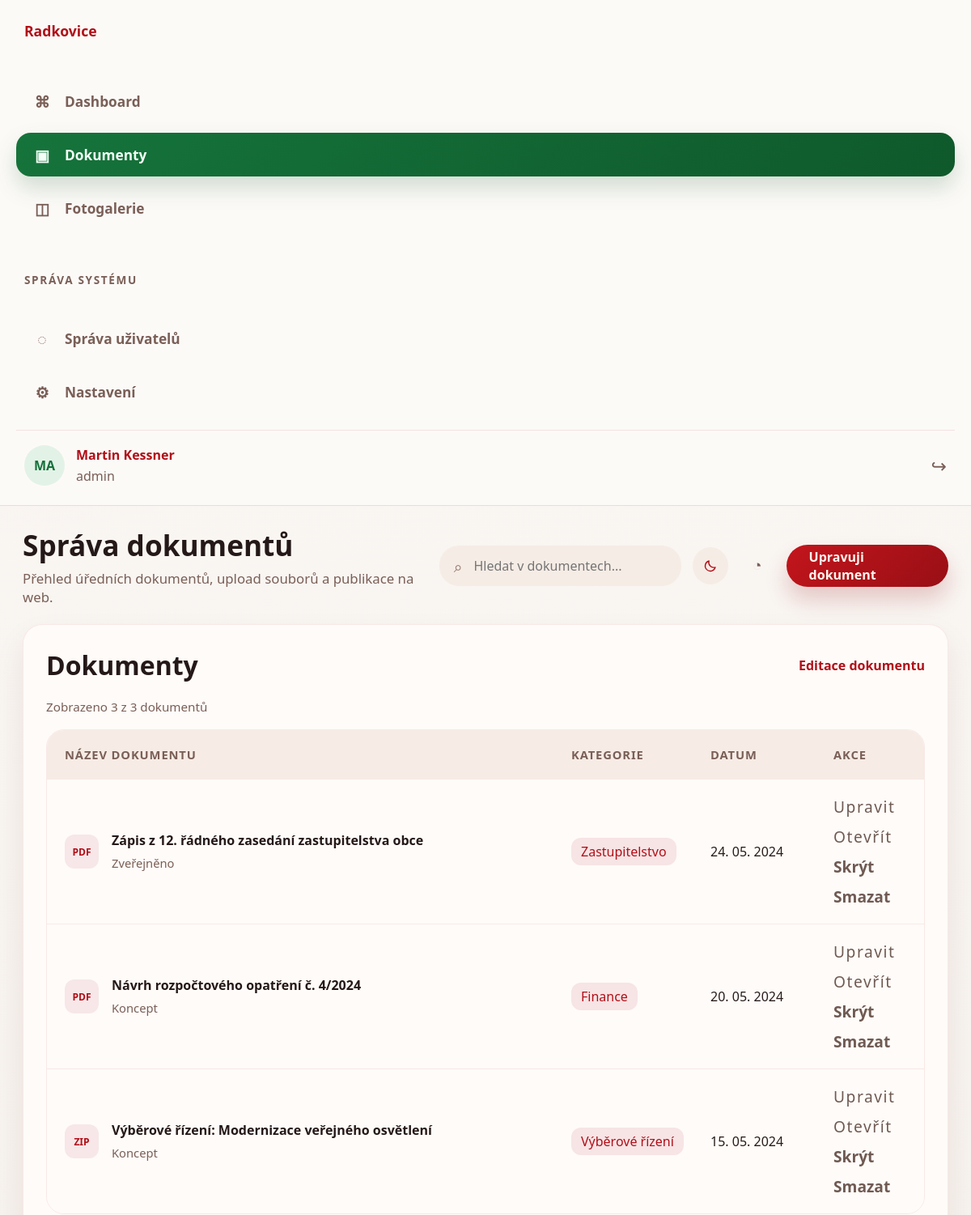
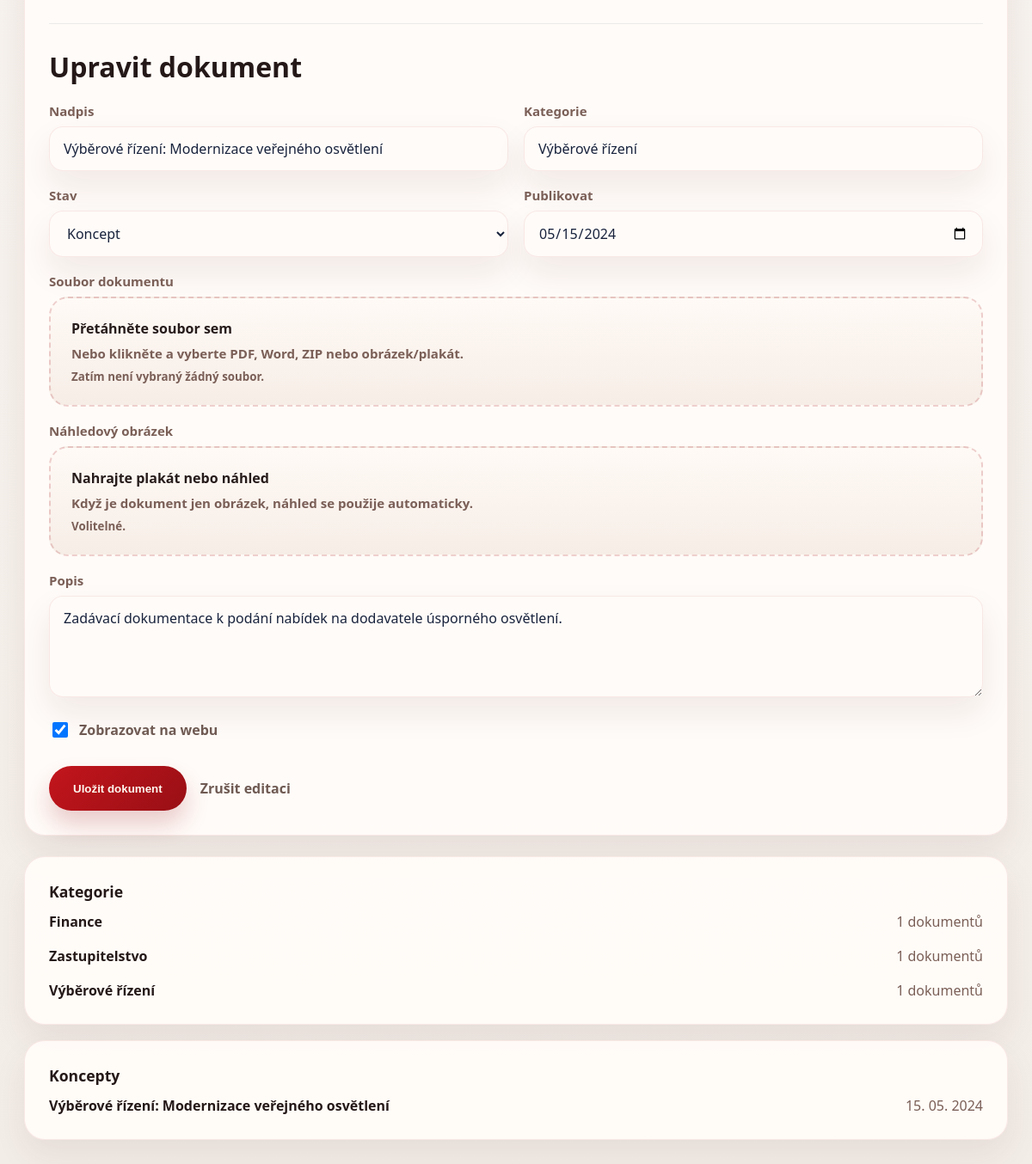
Screenshot of /admin-documents.php?edit=3 (signed in) with the database file from the repository (2 pictures, top to bottom).
### tables this page shows
CREATE TABLE IF NOT EXISTS users (
    id INT(11) NOT NULL AUTO_INCREMENT,
    name VARCHAR(255) NOT NULL,
    password VARCHAR(255) NOT NULL,
    role VARCHAR(255) NOT NULL,
    PRIMARY KEY (id)
);

CREATE TABLE IF NOT EXISTS documents (
    id INT(11) NOT NULL AUTO_INCREMENT,
    title VARCHAR(255) NOT NULL,
    category VARCHAR(120) NOT NULL,
    status VARCHAR(50) NOT NULL DEFAULT 'draft',
    file_type VARCHAR(20) NOT NULL DEFAULT 'PDF',
    file_size VARCHAR(50) NOT NULL DEFAULT '',
    summary TEXT NOT NULL,
    published_at DATETIME NULL,
    is_visible TINYINT(1) NOT NULL DEFAULT 1,
    created_at DATETIME NOT NULL,
    updated_at DATETIME NOT NULL,
    PRIMARY KEY (id)
);

### admin-documents.php (the view, shortened to what the rows shown need)
<?php
require_once('app.php');
$editId = isset($_GET['edit']) ? (int) $_GET['edit'] : 0;
$editing = $editId > 0 ? app_find_by_id('documents', $editId) : null;
$search = trim($_GET['q'] ?? '');
$page = max(1, (int) ($_GET['page'] ?? 1));
$perPage = 10;
$offset = ($page - 1) * $perPage;
if ($search !== '') {
    $searchLike = '%' . $search . '%';
    $totalDocuments = (int) (Db::querySingle("SELECT COUNT(*) FROM documents WHERE title LIKE ? OR category LIKE ?", $searchLike, $searchLike) ?? 0);
    $documents = Db::queryAll(
        "SELECT * FROM documents WHERE title LIKE ? OR category LIKE ? ORDER BY published_at DESC, id DESC LIMIT $perPage OFFSET $offset",
        $searchLike,
        $searchLike
    ) ?: array();
} else {
    $documents = Db::queryAll("SELECT * FROM documents ORDER BY published_at DESC, id DESC LIMIT $perPage OFFSET $offset") ?: array();
}
$drafts = Db::queryAll("SELECT title, published_at FROM documents WHERE status = 'draft' ORDER BY published_at ASC, id DESC LIMIT 5") ?: array();
$adminPageTitle = 'Správa dokumentů';
require_once('includes/admin-header.php');
?>
            <section class="admin-section-grid">
                <section class="admin-panel">
                    <div class="admin-panel-head">
                        <h2>Dokumenty</h2>
                    </div>
                    <div class="admin-table">
                        <?php foreach ($documents as $document): ?>
                            <article class="admin-table-row">
                                <div class="admin-doc-title">
                                    <?php if (!empty($document['preview_image'])): ?>
                                        <img class="mini-doc-preview" src="<?php echo app_e($document['preview_image']); ?>" alt="<?php echo app_e($document['title']); ?>">
                                    <?php else: ?>
                                        <span class="mini-doc-icon"><?php echo app_e($document['file_type'] ?: 'DOC'); ?></span>
                                    <?php endif; ?>
                                    <div class="admin-doc-copy">
                                        <strong><?php echo app_e($document['title']); ?></strong>
                                        <span><?php echo app_e($document['status'] === 'published' ? 'Zveřejněno' : 'Koncept'); ?></span>
                                    </div>
                                </div>
                                <span class="pill pill-blue"><?php echo app_e($document['category']); ?></span>
                                <span><?php echo app_e(date('d. m. Y', strtotime($document['published_at'] ?: $document['created_at']))); ?></span>
                                <div class="row-actions row-actions-stack">
                                    <a class="action-link" href="admin-documents.php?edit=<?php echo (int) $document['id']; ?>#editor" aria-label="Upravit dokument">Upravit</a>
                                    <a class="action-link" href="document-open.php?id=<?php echo (int) $document['id']; ?>" target="_blank" rel="noreferrer" aria-label="Otevřít dokument">Otevřít</a>
                                    <form class="inline-form" method="post">
                                        <button class="action-button action-button-text" type="submit" name="toggle_document" aria-label="Přepnout viditelnost"><?php echo (int) $document['is_visible'] === 1 ? 'Skrýt' : 'Zobrazit'; ?></button>
                                    </form>
                                    <form class="inline-form" method="post" onsubmit="return confirm('Opravdu smazat dokument?');">
                                        <button class="action-button action-button-text" type="submit" name="delete_document" aria-label="Smazat dokument">Smazat</button>
                                    </form>
                                </div>
                            </article>
                        <?php endforeach; ?>
                    </div>
                    <form id="editor" class="admin-editor" method="post" enctype="multipart/form-data">
                        <div class="admin-panel-head">
                            <h2><?php echo $editing ? 'Upravit dokument' : 'Přidat dokument'; ?></h2>
                        </div>
                        <div class="admin-form-grid">
                            <label class="admin-field">
                                <span>Nadpis</span>
                                <input type="text" name="title" value="<?php echo app_e($editing['title'] ?? ''); ?>" required>
                            </label>
                            <label class="admin-field">
                                <span>Kategorie</span>
                                <input type="text" name="category" value="<?php echo app_e($editing['category'] ?? ''); ?>" required>
                            </label>
                            <label class="admin-field">
                                <span>Stav</span>
                                <select name="status">
                                    <?php foreach (array('published' => 'Zveřejněno', 'draft' => 'Koncept') as $value => $label): ?>
                                        <option value="<?php echo $value; ?>" <?php echo (($editing['status'] ?? 'published') === $value) ? 'selected' : ''; ?>><?php echo $label; ?></option>
                                    <?php endforeach; ?>
                                </select>
                            </label>
                            <label class="admin-field">
                                <span>Publikovat</span>
                                <input type="date" name="published_at" value="<?php echo isset($editing['published_at']) && $editing['published_at'] ? date('Y-m-d', strtotime($editing['published_at'])) : ''; ?>">
                            </label>
                            <label class="admin-field admin-field-full">
                                <span>Popis</span>
                                <textarea name="summary" rows="4" placeholder="Krátký popis dokumentu nebo informace k plakátu."><?php echo app_e($editing['summary'] ?? ''); ?></textarea>
                            </label>
                            <label class="admin-checkbox">
                                <input type="checkbox" name="is_visible" <?php echo !isset($editing['is_visible']) || (int) $editing['is_visible'] === 1 ? 'checked' : ''; ?>>
                                <span>Zobrazovat na webu</span>
                            </label>
                        </div>
                    </form>
                </section>
                <aside class="admin-side-stack">
                    <section class="admin-panel">
                        <h2>Kategorie</h2>
                    </section>
                    <section class="admin-panel">
                        <h2>Koncepty</h2>
                        <div class="admin-mini-list">
                            <?php foreach ($drafts as $item): ?>
                                <div><strong><?php echo app_e($item['title']); ?></strong><span><?php echo app_e(date('d. m. Y', strtotime($item['published_at'] ?: app_now()))); ?></span></div>
                            <?php endforeach; ?>
                        </div>
                    </section>
                </aside>
            </section>
<?php require_once('includes/admin-footer.php'); ?>

### includes/admin-header.php (shortened to what the rows shown need)
<?php
require_once(__DIR__ . '/../app.php');
$adminPageTitle = $adminPageTitle ?? 'Administrace';
$adminUser = app_admin_user();
?>
<!DOCTYPE html>
<html lang="cs">
<head>
    <link rel="stylesheet" href="assets/css/admin.css">
</head>
<body class="admin-body">
    <div class="admin-layout">
        <aside class="admin-sidebar">
            <div class="admin-user">
                <div class="admin-avatar"><?php echo app_e(strtoupper(substr($adminUser['name'] ?? 'AD', 0, 2))); ?></div>
                <div>
                    <strong><?php echo app_e($adminUser['name'] ?? 'Administrátor'); ?></strong>
                    <span><?php echo app_e($adminUser['role'] ?? 'admin'); ?></span>
                </div>
                <a class="admin-logout" href="logout.php" aria-label="Odhlásit">↪</a>
            </div>
        </aside>
        <main class="admin-main">
            <header class="admin-topbar">
                <div>
                    <h1><?php echo app_e($adminPageTitle); ?></h1>
                </div>
            </header>

### rows the page displays
users: name "MA", name "Martin Kessner", role "admin"
documents: file_type "PDF", title "Zápis z 12. řádného zasedání zastupitelstva obce", status "Zveřejněno", category "Zastupitelstvo", published_at "24. 05. 2024", is_visible "Skrýt"
documents: file_type "PDF", title "Návrh rozpočtového opatření č. 4/2024", status "Koncept", category "Finance", published_at "20. 05. 2024", is_visible "Skrýt"
documents: file_type "ZIP", title "Výběrové řízení: Modernizace veřejného osvětlení", status "Koncept", category "Výběrové řízení", published_at "15. 05. 2024", shows "Skrýt", published_at "05/15/2024", summary "Zadávací dokumentace k podání nabídek na dodavatele úsporného osvětlení.", is_visible "☑"

### other values shown
app_e($adminPageTitle) "Správa dokumentů"
app_e($adminPageDescription) "Přehled úředních dokumentů, upload souborů a publikace na web."
app_e($adminActionLabel) "Upravuji dokument"
count($documents) "3"
$totalDocuments "3"
app_e($category['category']) "Finance"
$category['total'] "1"
app_e($category['category']) "Zastupitelstvo"
app_e($category['category']) "Výběrové řízení"
